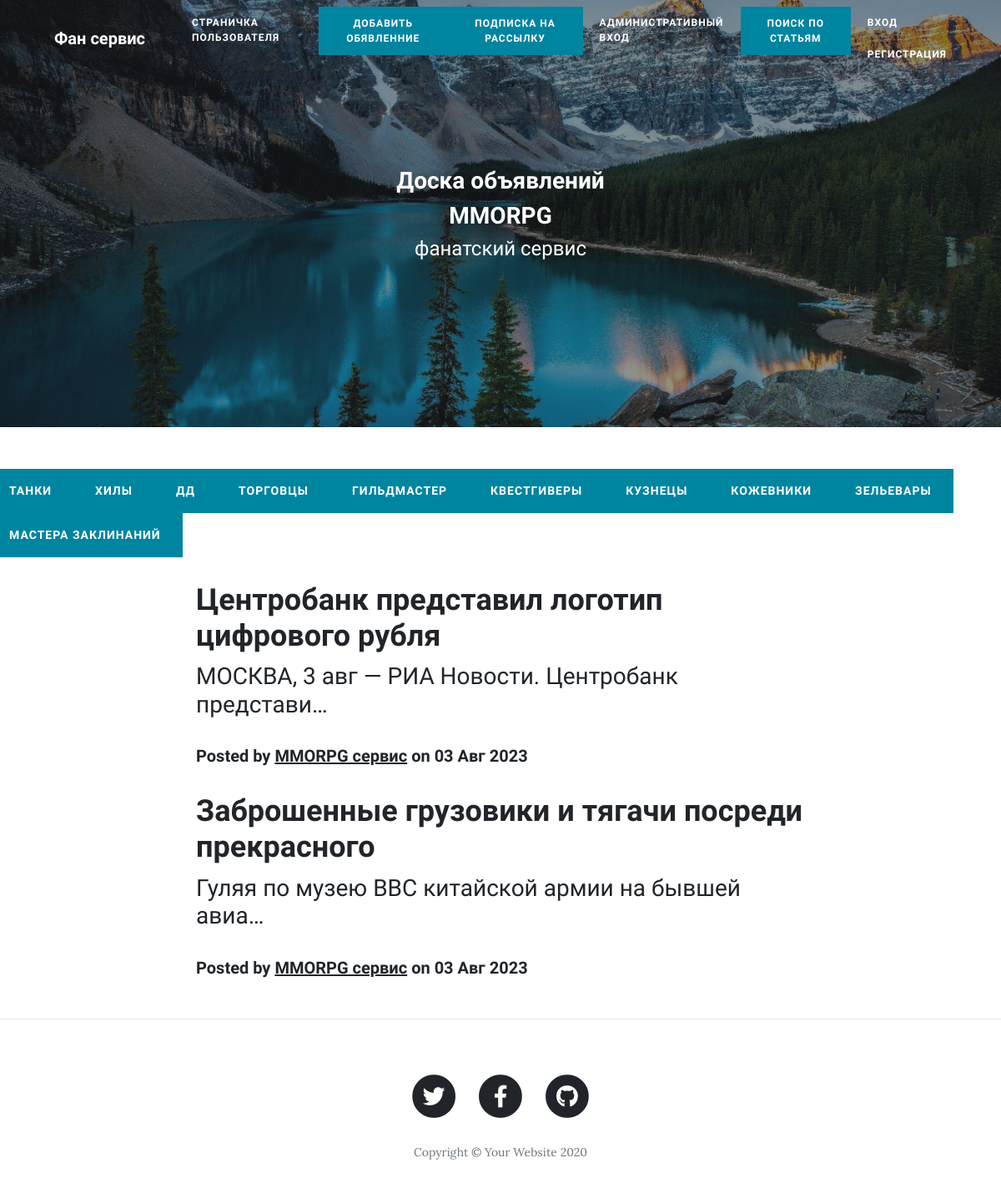
Before: / with the older database file.
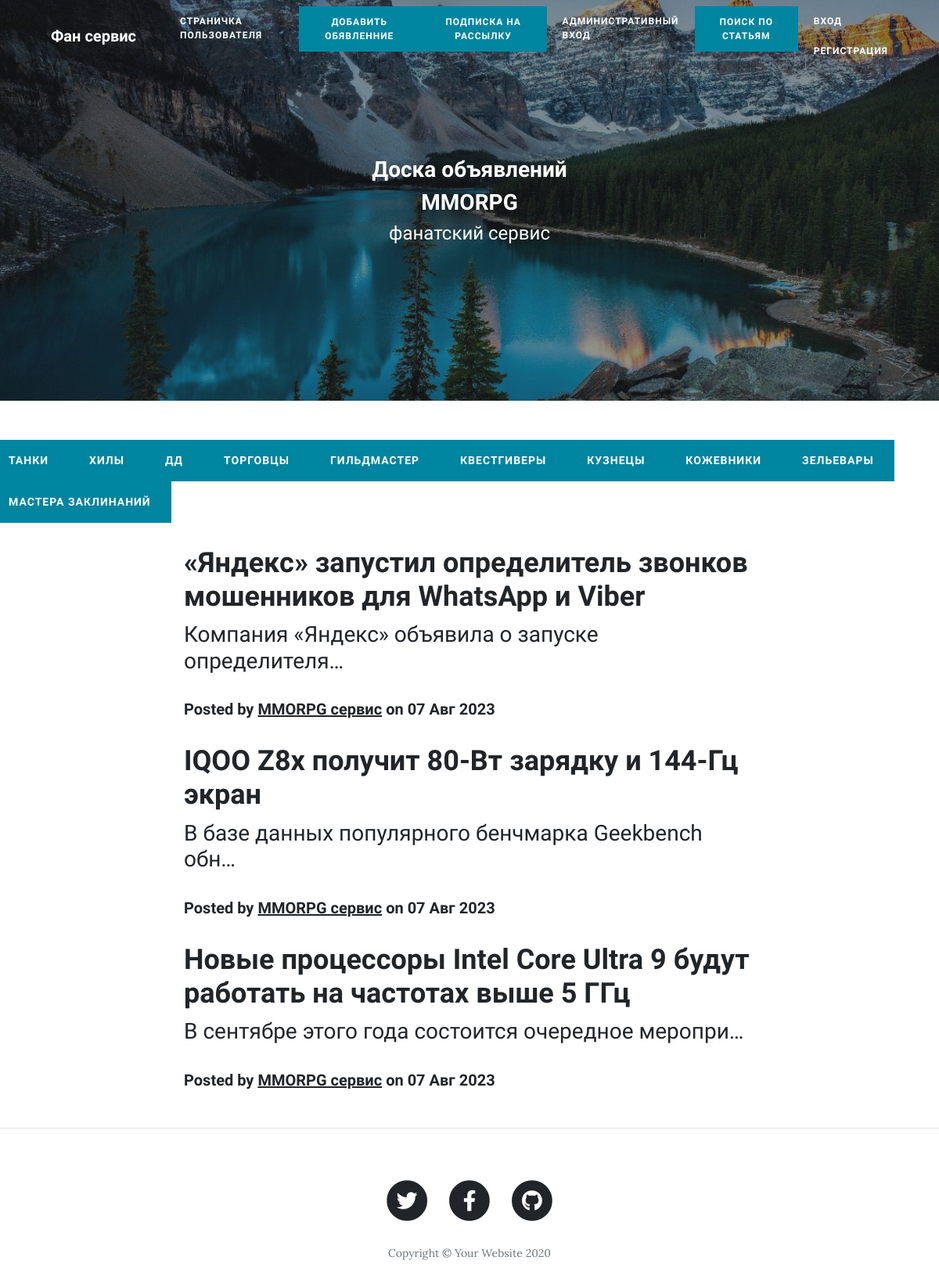
After: the same page with the newer database file.
### bulletin/models.py (models this page shows, shortened)
class Declaration(models.Model):
    user = models.ForeignKey(AUTH_USER_MODEL, verbose_name='Пользыватель', on_delete=models.CASCADE)
    title = models.CharField('Заголовок', max_length=100)
    text = models.TextField('Описание')
    category = models.ForeignKey(Category, verbose_name='категория', on_delete=models.CASCADE)
    date_create = models.DateTimeField(auto_now_add=True, verbose_name='Дата пуболткации')
    response = models.ManyToManyField(AUTH_USER_MODEL, related_name='post_response', )
    accepted_response = models.ManyToManyField(AUTH_USER_MODEL, related_name='post_accepted_response', )
    file = models.FileField('Файл', upload_to="bulletin_file/", blank=True, null=True)
    image = models.ImageField('Изобнажение', upload_to="image/", blank=True, null=True)
    class Meta:
        verbose_name = "Обявление"
        verbose_name_plural = "Обявления"

### bulletin/views.py (the view)
# urls.py: path('', DeclarationList.as_view(), name='posts'),
class DeclarationList(ListView):
    model = Declaration
    template_name = 'Declaration.html'
    context_object_name = 'Declaration'
    ordering = ['-date_create']
    paginate_by = 4
    def get_context_data(self, **kwargs):
        context = super().get_context_data(**kwargs)
        context['category_tanks'] = Category.objects.get(name='tanks').id
        context['category_hills'] = Category.objects.get(name='hills').id
        context['category_dd'] = Category.objects.get(name='dd').id
        context['category_Merchants'] = Category.objects.get(name='Merchants').id
        context['category_Guildmasters'] = Category.objects.get(name='Guildmasters').id
        context['category_Questgivers'] = Category.objects.get(name='Questgivers').id
        context['category_Blacksmiths'] = Category.objects.get(name='Blacksmiths').id
        context['category_Tanners'] = Category.objects.get(name='Tanners').id
        context['category_Zelievars'] = Category.objects.get(name='Zelievars').id
        context['category_SpellMasters'] = Category.objects.get(name='SpellMasters').id
        return context

### templates/Declaration.html (shortened to what this page needs)
{% extends 'base.html' %}
{% block title2 %}
           <h3>Доска объявлений</h3>
                <h3>MMORPG</h3>
            <span class="subheading">фанатский сервис</span>
{% endblock title2 %}
{% block category %}
 <div class=" row ">
        <a class="btn btn-primary float-left" href="{% url 'category' category_tanks %}">Танки</a>
        <a class="btn btn-primary float-left" href="{% url 'category' category_hills %}">Хилы</a>
        <a class="btn btn-primary float-left" href="{% url 'category' category_dd %}">ДД</a>
        <a class="btn btn-primary float-left" href="{% url 'category' category_Merchants %}">Торговцы</a>
        <a class="btn btn-primary float-right" href="{% url 'category' category_Guildmasters %}">Гильдмастер</a>
        <a class="btn btn-primary float-right" href="{% url 'category' category_Questgivers %}">Квестгиверы</a>
        <a class="btn btn-primary float-right" href="{% url 'category' category_Blacksmiths %}">Кузнецы</a>
        <a class="btn btn-primary float-right" href="{% url 'category' category_Tanners %}">Кожевники</a>
        <a class="btn btn-primary float-right" href="{% url 'category' category_Zelievars %}">Зельевары</a>
        <a class="btn btn-primary float-right" href="{% url 'category' category_SpellMasters %}">Мастера заклинаний</a>
  </div>
  {% endblock category %}
{% block content %}
{% if Declaration %}
           {% for Dec in Declaration %}
          <a href="{{Dec.id}}">
            <h2 class="post-title">
              {{Dec.title}}
            </h2>
            <h3 class="post-subtitle">
              {{Dec.text|truncatechars:50}}
            </h3>
              </a>
          <h5>
          <p class="post-meta">Posted by
            <a href="/">MMORPG сервис</a>
            on {{Dec.date_create|date:'d M Y'}}
          </p>
          </h5>
         {% endfor %}
   {% else %}
       <h2> Постов нету</h2>
   {% endif %}
{% endblock content %}

### templates/base.html (shortened to what this page needs)
{% load static %}
<!DOCTYPE html>
<html lang="en">
<head>
  <link href="{% static 'vendor/bootstrap/css/bootstrap.min.css' %}" rel="stylesheet">
  <link href="{% static 'vendor/fontawesome-free/css/all.min.css' %}" rel="stylesheet " type="text/css">
  <link href="{% static 'css/clean-blog.min.css' %}" rel="stylesheet">
</head>
<body>
  <nav class="navbar navbar-expand-lg navbar-light fixed-top" id="mainNav">
    <div class="container">
      <a class="navbar-brand" href="/">Фан сервис</a>
      <div class="collapse navbar-collapse" id="navbarResponsive">
        <ul class="navbar-nav ml-auto">
          <li class="nav-item">
            <a class="nav-link" href="{% url 'mypage' %} ">Страничка пользователя</a>
          </li>
          <li class="nav-item">
            <a class="btn btn-primary float-right" href="{% url 'create' %}">Добавить обявленние</a>
          </li>
          <li class="nav-item">
             <a class="btn btn-primary float-right" href="{% url 'contact' %}">Подписка на рассылку</a>
          </li>
          <li class="nav-item">
            <a class="nav-link" href="/admin">Административный вход</a>
          </li>
          <li class="nav-item">
            <a class="btn btn-primary float-right" href="{% url 'search' %}">Поиск по статьям</a>
          </li>
          <li class="nav-item">
            {% if user.is_authenticated %}
              <a> {{user.username}} </a>
              <a class="nav-link" href="{% url 'account_logout' %}">Выход</a>
            {% else %}
              <a class="nav-link" href="{% url 'account_login' %}">Вход</a>
              <a class="nav-link" href="{% url 'account_signup' %}">Регистрация</a>
            {% endif %}
          </li>
        </ul>
      </div>
    </div>
  </nav>
  <header class="masthead" style="background-image: url({%static 'img/kanada_1.jpg'%})">
    <div class="overlay"></div>
    <div class="container">
      <div class="row">
        <div class="col-lg-8 col-md-10 mx-auto">
          <div class="site-heading">
            {% block title2 %}
            {% endblock title2 %}
          </div>
        </div>
      </div>
    </div>
  </header>
  {% block category %}
  {% endblock category %}
  <div class="container">
    <div class="row">
      <div class="col-lg-8 col-md-10 mx-auto">
        <div class="post-preview">
          {% block content %}
          {% endblock content %}
        </div>
      </div>
    </div>
  </div>
  <hr>
  <footer>
    <div class="container">
      <div class="row">
        <div class="col-lg-8 col-md-10 mx-auto">
          <ul class="list-inline text-center">
            <li class="list-inline-item">
              <a href="#">
                <span class="fa-stack fa-lg">
                  <i class="fas fa-circle fa-stack-2x"></i>
                  <i class="fab fa-twitter fa-stack-1x fa-inverse"></i>
                </span>
              </a>
            </li>
            <li class="list-inline-item">
              <a href="#">
                <span class="fa-stack fa-lg">
                  <i class="fas fa-circle fa-stack-2x"></i>
                  <i class="fab fa-facebook-f fa-stack-1x fa-inverse"></i>
                </span>
              </a>
            </li>
            <li class="list-inline-item">
              <a href="#">
                <span class="fa-stack fa-lg">
                  <i class="fas fa-circle fa-stack-2x"></i>
                  <i class="fab fa-github fa-stack-1x fa-inverse"></i>
                </span>
              </a>
            </li>
          </ul>
          <p class="copyright text-muted">Copyright &copy; Your Website 2020</p>
        </div>
      </div>
    </div>
  </footer>
</body>
</html>

Changed rows visible on the page:
removed Declaration: title "Центробанк представил логотип цифрового рубля", text "МОСКВА, 3 авг — РИА Новости. Центробанк представи…", date_create "03 Авг 2023"
removed Declaration: title "Заброшенные грузовики и тягачи посреди прекрасного", text "Гуляя по музею ВВС китайской армии на бывшей авиа…", date_create "03 Авг 2023"
added Declaration: title "«Яндекс» запустил определитель звонков мошенников для WhatsApp и Viber", text "Компания «Яндекс» объявила о запуске определителя…", date_create "07 Авг 2023"
added Declaration: title "IQOO Z8x получит 80-Вт зарядку и 144-Гц экран", text "В базе данных популярного бенчмарка Geekbench обн…", date_create "07 Авг 2023"
added Declaration: title "Новые процессоры Intel Core Ultra 9 будут работать на частотах выше 5 ГГц", text "В сентябре этого года состоится очередное меропри…", date_create "07 Авг 2023"
